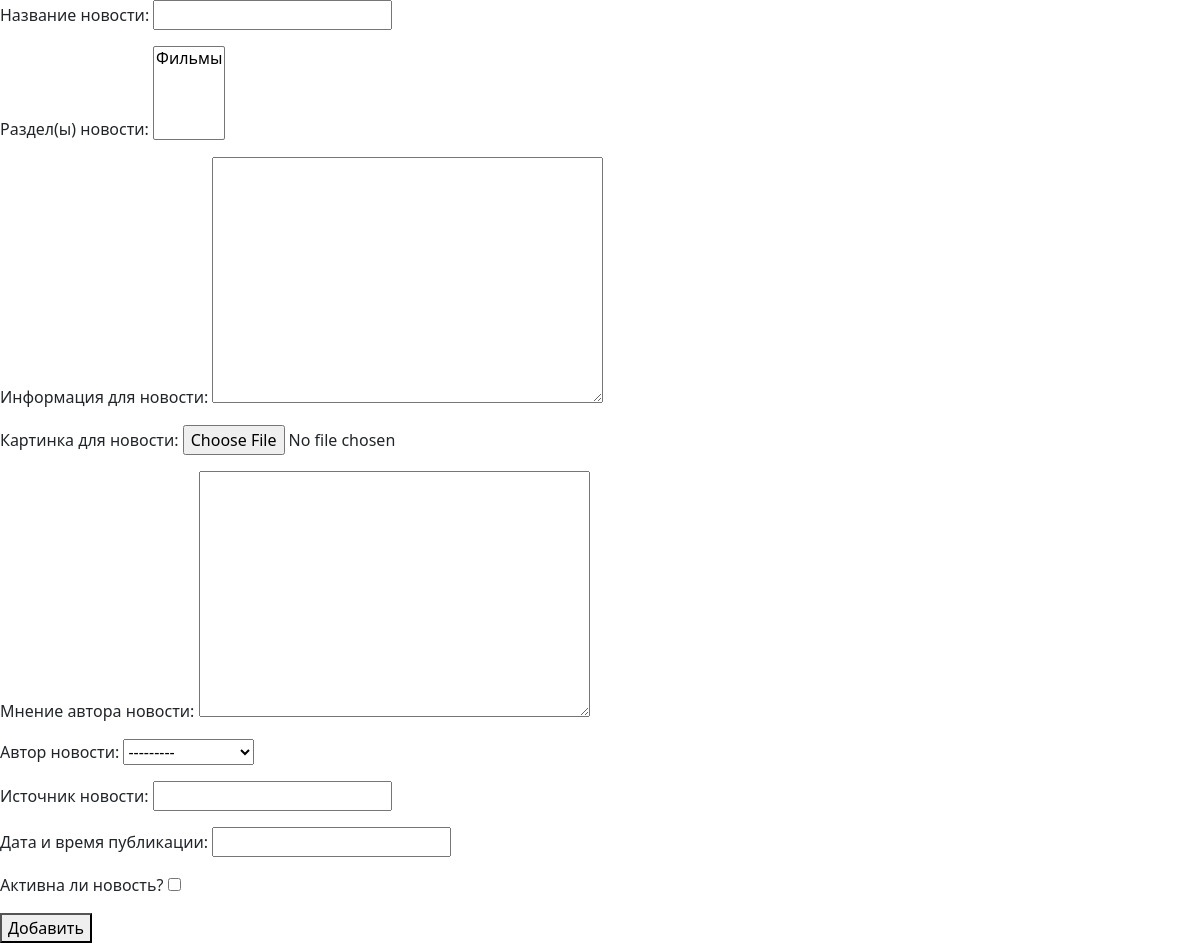
The page /news_create/ (signed in) on the database as committed earlier.
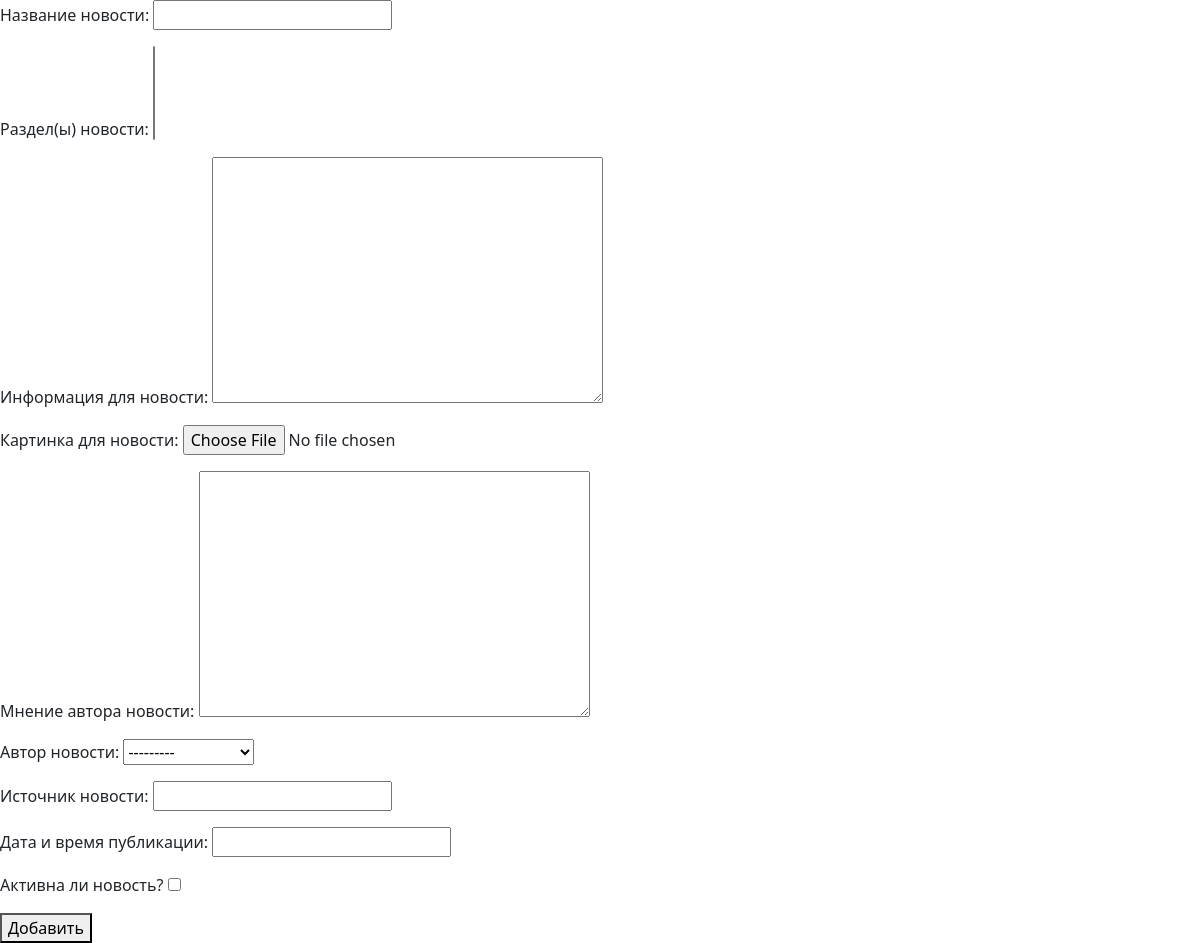
The same page on the database as committed later.
### core/models.py (models this page shows)
class Section(models.Model):
    topic = models.CharField(max_length=255)
    def __str__(self):
        return self.topic

### core/views.py (the view)
# urls.py: path('news_create/', views.NewsCreate.as_view(), name='news_create'),
class NewsCreate(TitleMixin, LoginRequiredMixin, CreateView):
    model = models.News
    template_name = 'core/news_create.html'
    context_object_name = 'news_create'
    form_class = forms.NewsForm
    success_url = reverse_lazy('core:home_page')
    title = "Добавление новости"

### core/forms.py (shortened to what this page needs)
class NewsForm(ModelForm):
    title = forms.CharField(label="Название новости", required=True)
    topic = forms.ModelMultipleChoiceField(label="Раздел(ы) новости", queryset=Section.objects.all())
    summary = forms.CharField(widget=forms.Textarea, label="Информация для новости", required=True)
    picture = forms.FileField(label="Картинка для новости", required=False)
    auth_opinion = forms.CharField(widget=forms.Textarea, label="Мнение автора новости", required=False)
    author = forms.ModelChoiceField(label="Автор новости", queryset=Author.objects.all())
    source = forms.URLField(label="Источник новости", required=False)
    d_created = forms.DateTimeField(label="Дата и время публикации", required=True)
    active = forms.BooleanField(label="Активна ли новость?")
    class Meta:
        model = News
        fields = "__all__"

### core/models.py (called while the page is built)
    def __str__(self):
        return '%s, %s' % (self.last_name, self.first_name)

### core/views.py (called while the page is built)
    def get_title(self):
        return self.title

    def get_context_data(self, **kwargs):
        context = super().get_context_data(**kwargs)
        context["title"] = self.get_title()
        return context

### core/templates/core/news_create.html (shortened to what this page needs)
<!doctype html>
<html lang="en">
    <head>
        <link href="https://cdn.jsdelivr.net/npm/bootstrap@5.3.0-alpha3/dist/css/bootstrap.min.css" rel="stylesheet">
    </head>
    <body>
        <form action="{% url 'core:news_create' %}" method="POST" enctype="multipart/form-data">
            {{ form.as_p }}
            <button type="submit">Добавить</button>
        </form>
    </body>
</html>

Rows that differ between the two databases and show on the page:
removed Section: topic "Фильмы"
